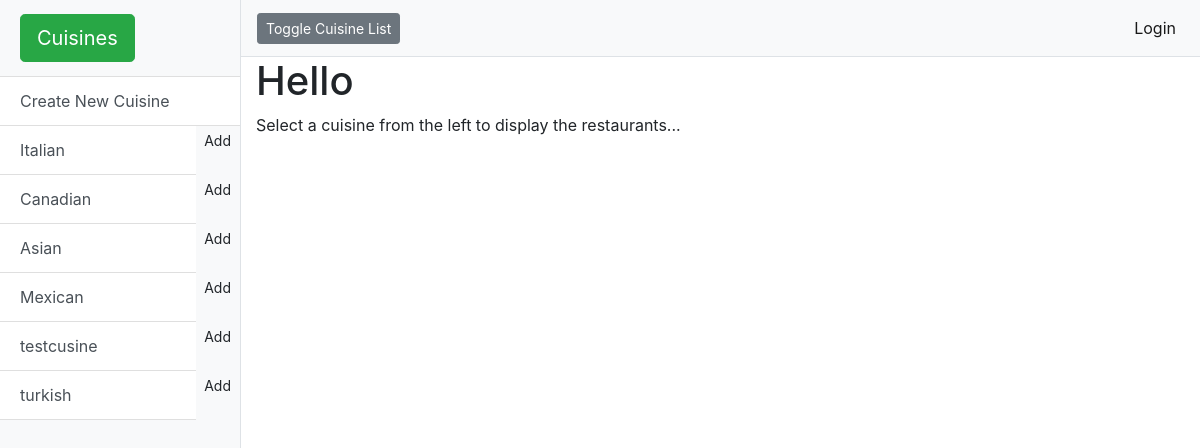
The app's page /cuisines, older data.
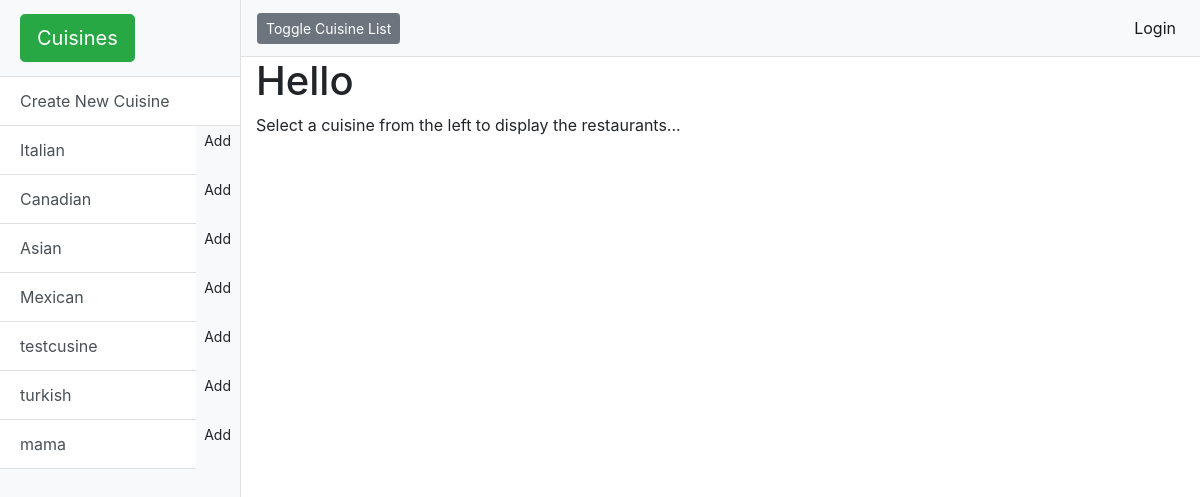
The same page, newer data.
### db_setup.py (models this page shows)
class Cuisine(Base):
    __tablename__ = 'cuisine'  # Table in the database
    id = Column(Integer, primary_key=True)
    name = Column(String(80), nullable=False)

### catalog.py (the view)
@app.route('/')
@app.route('/cuisines', methods=['GET'])
def showCuisines():
    cuisines = session.query(Cuisine).all()
    return render_template('index.html', title='Restaurant Catalog', cuisines=cuisines, login_session=login_session)

### templates/index.html (shortened to what this page needs)
<!DOCTYPE html>
<html lang="en">
<head>
    <link href="/static/vendor/bootstrap/css/bootstrap.min.css" rel="stylesheet">
    <link href="/static/simple-sidebar.css" rel="stylesheet">
</head>
<body>
<div class="d-flex" id="wrapper">
    <div class="bg-light border-right" id="sidebar-wrapper">
        <div class="sidebar-heading"><a class="btn btn-success btn-lg" data-placement="top" data-toggle="tooltip"
                                        href="/" title="Homepage">Cuisines</a></div>
        <div class="list-group list-group-flush">
            <a class="list-group-item list-group-item-action btn btn-success" href="/cuisines/new/" role="button">Create
                New Cuisine</a>
            {% for cuisine in cuisines %}
            <div aria-label="Modify Cuisine" class="btn-group" role="group"></a>
                <a class="btn list-group-item list-group-item-action btn btn-light" href="/cuisines/{{ cuisine.id }}/"
                   role="button">{{ cuisine.name }}</a>
                <a class="btn btn-sm" data-placement="top" data-toggle="tooltip"
                   href="/cuisines/{{ cuisine.id }}/restaurant/new/" role="button"
                   title="Add new restaurant into {{ cuisine.name }} Cuisine">Add</a>
            </div>
            {% endfor %}
        </div>
    </div>
    <div id="page-content-wrapper">
        <nav class="navbar navbar-expand-lg navbar-light bg-light border-bottom">
            <button class="btn btn-secondary btn-sm" id="menu-toggle">Toggle Cuisine List</button>&nbsp;
            <div class="collapse navbar-collapse" id="navbarSupportedContent">
                <ul class="navbar-nav ml-auto mt-2 mt-lg-0">
                    <li class="nav-item active">
                        {%- if login_session.username -%}
                        <img src="{{login_session.picture}}" class="img-responsive">
                        <a class="nav-link" href="/gdisconnect">Logout<span class="sr-only">(current)</span></a>
                        {%- else -%}
                        <a class="nav-link" href="/login">Login<span class="sr-only">(current)</span></a>
                        {%- endif -%}
                    </li>
                </ul>
            </div>
        </nav>
        <div class="container-fluid">
            <h1>Hello</h1>
            <p>Select a cuisine from the left to display the restaurants...</p>
        </div>
    </div>
</div>
</body>
</html>

Row changes from the older to the newer data that the page shows:
added Cuisine: name "mama"
